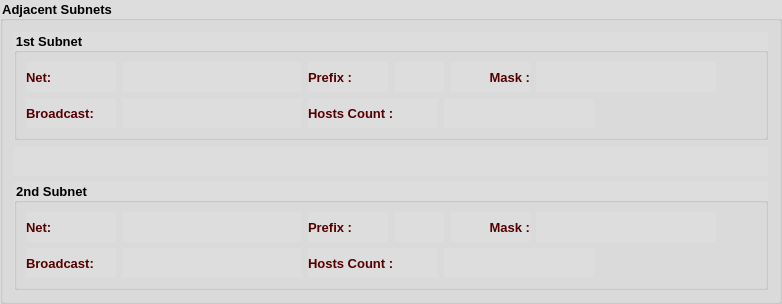
    <widget class="QGroupBox" name="groupBox_2">
     <property name="font">
      <font>
       <family>Tahoma</family>
       <pointsize>10</pointsize>
       <weight>75</weight>
       <bold>true</bold>
      </font>
     </property>
     <property name="styleSheet">
      <string notr="true">background-color: rgb(221, 221, 221);</string>
     </property>
     <property name="title">
      <string>Adjacent Subnets</string>
     </property>
     <property name="flat">
      <bool>false</bool>
     </property>
     <layout class="QVBoxLayout" name="verticalLayout">
      <property name="sizeConstraint">
       <enum>QLayout::SetDefaultConstraint</enum>
      </property>
      <item>
       <widget class="QGroupBox" name="gb1">
        <property name="font">
         <font>
          <family>Tahoma</family>
          <pointsize>10</pointsize>
          <weight>75</weight>
          <bold>true</bold>
         </font>
        </property>
        <property name="styleSheet">
         <string notr="true"/>
        </property>
        <property name="title">
         <string>1st Subnet</string>
        </property>
        <layout class="QVBoxLayout" name="verticalLayout_4">
         <item>
          <layout class="QHBoxLayout" name="horizontalLayout_14">
           <item>
            <widget class="QLabel" name="label_8">
             <property name="minimumSize">
              <size>
               <width>90</width>
               <height>30</height>
              </size>
             </property>
             <property name="maximumSize">
              <size>
               <width>90</width>
               <height>30</height>
              </size>
             </property>
             <property name="font">
              <font>
               <family>Tahoma</family>
               <pointsize>10</pointsize>
               <weight>75</weight>
               <bold>true</bold>
              </font>
             </property>
             <property name="styleSheet">
              <string notr="true">color: rgb(85, 0, 0);</string>
             </property>
             <property name="text">
              <string>Net:</string>
             </property>
            </widget>
           </item>
           <item>
            <widget class="QLabel" name="netLbl1">
             <property name="sizePolicy">
              <sizepolicy hsizetype="Expanding" vsizetype="Preferred">
               <horstretch>0</horstretch>
               <verstretch>0</verstretch>
              </sizepolicy>
             </property>
             <property name="minimumSize">
              <size>
               <width>180</width>
               <height>30</height>
              </size>
             </property>
             <property name="maximumSize">
              <size>
               <width>500</width>
               <height>30</height>
              </size>
             </property>
             <property name="font">
              <font>
               <family>Tahoma</family>
               <pointsize>10</pointsize>
               <weight>75</weight>
               <bold>true</bold>
              </font>
             </property>
             <property name="styleSheet">
              <string notr="true">color: rgb(85, 0, 127);</string>
             </property>
             <property name="text">
              <string/>
             </property>
            </widget>
           </item>
           <item>
            <widget class="QLabel" name="label_13">
             <property name="minimumSize">
              <size>
               <width>80</width>
               <height>30</height>
              </size>
             </property>
             <property name="maximumSize">
              <size>
               <width>80</width>
               <height>30</height>
              </size>
             </property>
             <property name="font">
              <font>
               <family>Tahoma</family>
               <pointsize>10</pointsize>
               <weight>75</weight>
               <bold>true</bold>
              </font>
             </property>
             <property name="styleSheet">
              <string notr="true">color: rgb(85, 0, 0);</string>
             </property>
             <property name="text">
              <string>Prefix :</string>
             </property>
             <property name="alignment">
              <set>Qt::AlignLeading|Qt::AlignLeft|Qt::AlignVCenter</set>
             </property>
            </widget>
           </item>
           <item>
            <widget class="QLabel" name="prefixLbl1">
             <property name="minimumSize">
              <size>
               <width>50</width>
               <height>30</height>
              </size>
             </property>
             <property name="maximumSize">
              <size>
               <width>50</width>
               <height>30</height>
              </size>
             </property>
             <property name="font">
              <font>
               <family>Tahoma</family>
               <pointsize>10</pointsize>
               <weight>75</weight>
               <bold>true</bold>
              </font>
             </property>
             <property name="styleSheet">
              <string notr="true">color: rgb(85, 0, 127);</string>
             </property>
             <property name="text">
              <string/>
             </property>
            </widget>
           </item>
           <item>
            <widget class="QLabel" name="label_14">
             <property name="minimumSize">
              <size>
               <width>80</width>
               <height>30</height>
              </size>
             </property>
             <property name="maximumSize">
              <size>
               <width>80</width>
               <height>30</height>
              </size>
             </property>
             <property name="font">
              <font>
               <family>Tahoma</family>
               <pointsize>10</pointsize>
               <weight>75</weight>
               <bold>true</bold>
              </font>
             </property>
             <property name="styleSheet">
              <string notr="true">color: rgb(85, 0, 0);</string>
             </property>
             <property name="text">
              <string>Mask :</string>
             </property>
             <property name="alignment">
              <set>Qt::AlignRight|Qt::AlignTrailing|Qt::AlignVCenter</set>
             </property>
            </widget>
           </item>
           <item>
            <widget class="QLabel" name="maskLbl1">
             <property name="sizePolicy">
              <sizepolicy hsizetype="Expanding" vsizetype="Preferred">
               <horstretch>0</horstretch>
               <verstretch>0</verstretch>
              </sizepolicy>
             </property>
             <property name="minimumSize">
              <size>
               <width>180</width>
               <height>30</height>
              </size>
             </property>
             <property name="maximumSize">
              <size>
               <width>500</width>
               <height>30</height>
              </size>
             </property>
             <property name="font">
              <font>
               <family>Tahoma</family>
               <pointsize>10</pointsize>
               <weight>75</weight>
               <bold>true</bold>
              </font>
             </property>
             <property name="styleSheet">
              <string notr="true">color: rgb(85, 0, 127);</string>
             </property>
             <property name="text">
              <string/>
             </property>
            </widget>
           </item>
           <item>
            <spacer name="horizontalSpacer_2">
             <property name="orientation">
              <enum>Qt::Horizontal</enum>
             </property>
             <property name="sizeHint" stdset="0">
              <size>
               <width>40</width>
               <height>20</height>
              </size>
             </property>
            </spacer>
           </item>
          </layout>
         </item>
         <item>
          <layout class="QHBoxLayout" name="horizontalLayout_15">
           <item>
            <widget class="QLabel" name="label_15">
             <property name="minimumSize">
              <size>
               <width>90</width>
               <height>30</height>
              </size>
             </property>
             <property name="maximumSize">
              <size>
               <width>90</width>
               <height>30</height>
              </size>
             </property>
             <property name="font">
              <font>
               <family>Tahoma</family>
               <pointsize>10</pointsize>
               <weight>75</weight>
               <bold>true</bold>
              </font>
             </property>
             <property name="styleSheet">
              <string notr="true">color: rgb(85, 0, 0);</string>
             </property>
             <property name="text">
              <string>Broadcast:</string>
             </property>
            </widget>
           </item>
           <item>
            <widget class="QLabel" name="bcLbl1">
             <property name="sizePolicy">
              <sizepolicy hsizetype="Expanding" vsizetype="Preferred">
               <horstretch>0</horstretch>
               <verstretch>0</verstretch>
              </sizepolicy>
             </property>
             <property name="minimumSize">
              <size>
               <width>180</width>
               <height>30</height>
              </size>
             </property>
             <property name="maximumSize">
              <size>
               <width>500</width>
               <height>30</height>
              </size>
             </property>
             <property name="font">
              <font>
               <family>Tahoma</family>
               <pointsize>10</pointsize>
               <weight>75</weight>
               <bold>true</bold>
              </font>
             </property>
             <property name="styleSheet">
              <string notr="true">color: rgb(85, 0, 127);</string>
             </property>
             <property name="text">
              <string/>
             </property>
            </widget>
           </item>
           <item>
            <widget class="QLabel" name="label_16">
             <property name="minimumSize">
              <size>
               <width>130</width>
               <height>30</height>
              </size>
             </property>
             <property name="maximumSize">
              <size>
               <width>130</width>
               <height>30</height>
              </size>
             </property>
             <property name="font">
              <font>
               <family>Tahoma</family>
               <pointsize>10</pointsize>
               <weight>75</weight>
               <bold>true</bold>
              </font>
             </property>
             <property name="styleSheet">
              <string notr="true">color: rgb(85, 0, 0);</string>
             </property>
             <property name="text">
              <string>Hosts Count :</string>
             </property>
             <property name="alignment">
              <set>Qt::AlignLeading|Qt::AlignLeft|Qt::AlignVCenter</set>
             </property>
            </widget>
           </item>
           <item>
            <widget class="QLabel" name="hostLbl1">
             <property name="minimumSize">
              <size>
               <width>150</width>
               <height>30</height>
              </size>
             </property>
             <property name="maximumSize">
              <size>
               <width>150</width>
               <height>30</height>
              </size>
             </property>
             <property name="font">
              <font>
               <family>Tahoma</family>
               <pointsize>10</pointsize>
               <weight>75</weight>
               <bold>true</bold>
              </font>
             </property>
             <property name="styleSheet">
              <string notr="true">color: rgb(85, 0, 127);</string>
             </property>
             <property name="text">
              <string/>
             </property>
            </widget>
           </item>
           <item>
            <spacer name="horizontalSpacer_3">
             <property name="orientation">
              <enum>Qt::Horizontal</enum>
             </property>
             <property name="sizeHint" stdset="0">
              <size>
               <width>40</width>
               <height>20</height>
              </size>
             </property>
            </spacer>
           </item>
          </layout>
         </item>
        </layout>
       </widget>
      </item>
      <item>
       <widget class="QLabel" name="infoLbl">
        <property name="minimumSize">
         <size>
          <width>200</width>
          <height>30</height>
         </size>
        </property>
        <property name="maximumSize">
         <size>
          <width>16777215</width>
          <height>30</height>
         </size>
        </property>
        <property name="font">
         <font>
          <family>Tahoma</family>
          <pointsize>10</pointsize>
          <weight>75</weight>
          <bold>true</bold>
         </font>
        </property>
        <property name="styleSheet">
         <string notr="true">color: rgb(170, 0, 0);</string>
        </property>
        <property name="text">
         <string/>
        </property>
       </widget>
      </item>
      <item>
       <widget class="QGroupBox" name="gb2">
        <property name="font">
         <font>
          <family>Tahoma</family>
          <pointsize>10</pointsize>
          <weight>75</weight>
          <bold>true</bold>
         </font>
        </property>
        <property name="styleSheet">
         <string notr="true"/>
        </property>
        <property name="title">
         <string>2nd Subnet</string>
        </property>
        <layout class="QVBoxLayout" name="verticalLayout_5">
         <item>
          <layout class="QHBoxLayout" name="horizontalLayout_16">
           <item>
            <widget class="QLabel" name="label_17">
             <property name="minimumSize">
              <size>
               <width>90</width>
               <height>30</height>
              </size>
             </property>
             <property name="maximumSize">
              <size>
               <width>90</width>
               <height>30</height>
              </size>
             </property>
             <property name="font">
              <font>
               <family>Tahoma</family>
               <pointsize>10</pointsize>
               <weight>75</weight>
               <bold>true</bold>
              </font>
             </property>
             <property name="styleSheet">
              <string notr="true">color: rgb(85, 0, 0);</string>
             </property>
             <property name="text">
              <string>Net:</string>
             </property>
            </widget>
           </item>
           <item>
            <widget class="QLabel" name="netLbl2">
             <property name="minimumSize">
              <size>
               <width>180</width>
               <height>30</height>
              </size>
             </property>
             <property name="maximumSize">
              <size>
               <width>500</width>
               <height>30</height>
              </size>
             </property>
             <property name="font">
              <font>
               <family>Tahoma</family>
               <pointsize>10</pointsize>
               <weight>75</weight>
               <bold>true</bold>
              </font>
             </property>
             <property name="styleSheet">
              <string notr="true">color: rgb(85, 0, 127);</string>
             </property>
             <property name="text">
              <string/>
             </property>
            </widget>
           </item>
           <item>
            <widget class="QLabel" name="label_18">
             <property name="minimumSize">
              <size>
               <width>80</width>
               <height>30</height>
              </size>
             </property>
             <property name="maximumSize">
              <size>
               <width>80</width>
               <height>30</height>
              </size>
             </property>
             <property name="font">
              <font>
               <family>Tahoma</family>
               <pointsize>10</pointsize>
               <weight>75</weight>
               <bold>true</bold>
              </font>
             </property>
             <property name="styleSheet">
              <string notr="true">color: rgb(85, 0, 0);</string>
             </property>
             <property name="text">
              <string>Prefix :</string>
             </property>
             <property name="alignment">
              <set>Qt::AlignLeading|Qt::AlignLeft|Qt::AlignVCenter</set>
             </property>
            </widget>
           </item>
           <item>
            <widget class="QLabel" name="prefixLbl2">
             <property name="minimumSize">
              <size>
               <width>50</width>
               <height>30</height>
              </size>
             </property>
             <property name="maximumSize">
              <size>
               <width>50</width>
               <height>30</height>
              </size>
             </property>
             <property name="font">
              <font>
               <family>Tahoma</family>
               <pointsize>10</pointsize>
               <weight>75</weight>
               <bold>true</bold>
              </font>
             </property>
             <property name="styleSheet">
              <string notr="true">color: rgb(85, 0, 127);</string>
             </property>
             <property name="text">
              <string/>
             </property>
            </widget>
           </item>
           <item>
            <widget class="QLabel" name="label_19">
             <property name="minimumSize">
              <size>
               <width>80</width>
               <height>30</height>
              </size>
             </property>
             <property name="maximumSize">
              <size>
               <width>80</width>
               <height>30</height>
              </size>
             </property>
             <property name="font">
              <font>
               <family>Tahoma</family>
               <pointsize>10</pointsize>
               <weight>75</weight>
               <bold>true</bold>
              </font>
             </property>
             <property name="styleSheet">
              <string notr="true">color: rgb(85, 0, 0);</string>
             </property>
             <property name="text">
              <string>Mask :</string>
             </property>
             <property name="alignment">
              <set>Qt::AlignRight|Qt::AlignTrailing|Qt::AlignVCenter</set>
             </property>
            </widget>
           </item>
           <item>
            <widget class="QLabel" name="maskLbl2">
             <property name="minimumSize">
              <size>
               <width>180</width>
               <height>30</height>
              </size>
             </property>
             <property name="maximumSize">
              <size>
               <width>500</width>
               <height>30</height>
              </size>
             </property>
             <property name="font">
              <font>
               <family>Tahoma</family>
               <pointsize>10</pointsize>
               <weight>75</weight>
               <bold>true</bold>
              </font>
             </property>
             <property name="styleSheet">
              <string notr="true">color: rgb(85, 0, 127);</string>
             </property>
             <property name="text">
              <string/>
             </property>
            </widget>
           </item>
           <item>
            <spacer name="horizontalSpacer_4">
             <property name="orientation">
              <enum>Qt::Horizontal</enum>
             </property>
             <property name="sizeHint" stdset="0">
              <size>
               <width>40</width>
               <height>20</height>
              </size>
             </property>
            </spacer>
           </item>
          </layout>
         </item>
         <item>
          <layout class="QHBoxLayout" name="horizontalLayout_17">
           <item>
            <widget class="QLabel" name="label_20">
             <property name="minimumSize">
              <size>
               <width>90</width>
               <height>30</height>
              </size>
             </property>
             <property name="maximumSize">
              <size>
               <width>90</width>
               <height>30</height>
              </size>
             </property>
             <property name="font">
              <font>
               <family>Tahoma</family>
               <pointsize>10</pointsize>
               <weight>75</weight>
               <bold>true</bold>
              </font>
             </property>
             <property name="styleSheet">
              <string notr="true">color: rgb(85, 0, 0);</string>
             </property>
             <property name="text">
              <string>Broadcast:</string>
             </property>
            </widget>
           </item>
           <item>
            <widget class="QLabel" name="bcLbl2">
             <property name="minimumSize">
              <size>
               <width>180</width>
               <height>30</height>
              </size>
             </property>
             <property name="maximumSize">
              <size>
               <width>500</width>
               <height>30</height>
              </size>
             </property>
             <property name="font">
              <font>
               <family>Tahoma</family>
               <pointsize>10</pointsize>
               <weight>75</weight>
               <bold>true</bold>
              </font>
             </property>
             <property name="styleSheet">
              <string notr="true">color: rgb(85, 0, 127);</string>
             </property>
             <property name="text">
              <string/>
             </property>
            </widget>
           </item>
           <item>
            <widget class="QLabel" name="label_21">
             <property name="minimumSize">
              <size>
               <width>130</width>
               <height>30</height>
              </size>
             </property>
             <property name="maximumSize">
              <size>
               <width>130</width>
               <height>30</height>
              </size>
             </property>
             <property name="font">
              <font>
               <family>Tahoma</family>
               <pointsize>10</pointsize>
               <weight>75</weight>
               <bold>true</bold>
              </font>
             </property>
             <property name="styleSheet">
              <string notr="true">color: rgb(85, 0, 0);</string>
             </property>
             <property name="text">
              <string>Hosts Count :</string>
             </property>
             <property name="alignment">
              <set>Qt::AlignLeading|Qt::AlignLeft|Qt::AlignVCenter</set>
             </property>
            </widget>
           </item>
           <item>
            <widget class="QLabel" name="hostLbl2">
             <property name="minimumSize">
              <size>
               <width>150</width>
               <height>30</height>
              </size>
             </property>
             <property name="maximumSize">
              <size>
               <width>150</width>
               <height>30</height>
              </size>
             </property>
             <property name="font">
              <font>
               <family>Tahoma</family>
               <pointsize>10</pointsize>
               <weight>75</weight>
               <bold>true</bold>
              </font>
             </property>
             <property name="styleSheet">
              <string notr="true">color: rgb(85, 0, 127);</string>
             </property>
             <property name="text">
              <string/>
             </property>
            </widget>
           </item>
           <item>
            <spacer name="horizontalSpacer_5">
             <property name="orientation">
              <enum>Qt::Horizontal</enum>
             </property>
             <property name="sizeHint" stdset="0">
              <size>
               <width>40</width>
               <height>20</height>
              </size>
             </property>
            </spacer>
           </item>
          </layout>
         </item>
        </layout>
       </widget>
      </item>
     </layout>
    </widget>
